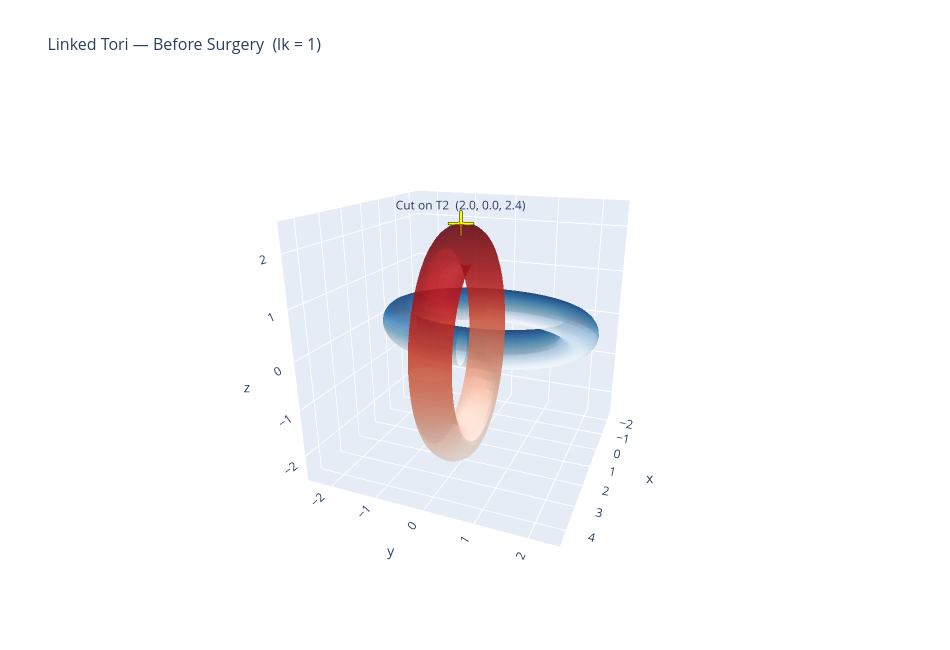

Notebook source saved alongside this figure:
### Markdown cell above
### Example 12.1: Interactive Visualization — Linked Tori (Before Surgery)

Rotate the scene to verify the linking: T₂ (red) threads through the hole of T₁ (blue). The yellow ✕ markers show the **crossing sites** — the disk-removal sites for the surgery.

> **Tip**: hold Shift and drag to pan, use scroll to zoom.

### Code cell
import numpy as np

# Cut site on T2: at U=pi/2 (topmost arc of T2 in xz-plane), V=0 (outer tube surface)
# T2 core at U=pi/2: (R + R*cos(pi/2), 0, R*sin(pi/2)) = (R, 0, R)
# Outermost tube point at V=0: (R, 0, R+r) -- far from T1 (z~0 plane)
cut_site_T2 = (R, 0.0, R + r)        # = (2.0, 0.0, 2.4)
cut_sites = np.array([cut_site_T2])

fig_before = go.Figure()

fig_before.add_trace(go.Surface(
    x=X1, y=Y1, z=Z1,
    colorscale='Blues',
    opacity=0.65,
    name='T1 (xy-plane, fixed)',
    showscale=False,
    hovertemplate='T1  x=%{x:.2f}  y=%{y:.2f}  z=%{z:.2f}<extra></extra>',
))

fig_before.add_trace(go.Surface(
    x=X2, y=Y2, z=Z2,
    colorscale='Reds',
    opacity=0.65,
    name='T2 (xz-plane, will be cut)',
    showscale=False,
    hovertemplate='T2  x=%{x:.2f}  y=%{y:.2f}  z=%{z:.2f}<extra></extra>',
))

fig_before.add_trace(go.Scatter3d(
    x=cut_sites[:, 0], y=cut_sites[:, 1], z=cut_sites[:, 2],
    mode='markers+text',
    marker=dict(size=14, color='yellow', symbol='cross',
                line=dict(color='black', width=2)),
    text=[f'Cut on T2  ({cut_site_T2[0]:.1f}, {cut_site_T2[1]:.1f}, {cut_site_T2[2]:.1f})'],
    textposition='top center',
    name='Cut site D² on T2',
))

print(f'Cut site on T2:  {cut_site_T2}  (top of T2, far from T1)')
print(f'T1 tube z-range: [{-r:.1f}, {r:.1f}]  —  cut site z={cut_site_T2[2]:.1f}  (no conflict)')

fig_before.update_layout(
    title=dict(text='Linked Tori — Before Surgery  (lk = 1)', font=dict(size=16)),
    scene=dict(
        xaxis_title='x', yaxis_title='y', zaxis_title='z',
        camera=dict(eye=dict(x=2.0, y=0.8, z=0.8)),
        aspectmode='cube',
    ),
    legend=dict(x=0.02, y=0.95),
    height=650,
    width=950,
)
fig_before.show()

### Figure 1 — Plotly figure (JSON) as saved in the notebook; plotly's stock layout.template omitted (floating-point values rounded to 4 significant figures; data arrays with more than 128 entries replaced by an {"elided": "..."} marker saying what was removed)
{"data": [{"colorscale": [[0.0, "rgb(247,251,255)"], [0.125, "rgb(222,235,247)"], [0.25, "rgb(198,219,239)"], [0.375, "rgb(158,202,225)"], [0.5, "rgb(107,174,214)"], [0.625, "rgb(66,146,198)"], [0.75, "rgb(33,113,181)"], [0.875, "rgb(8,81,156)"], [1.0, "rgb(8,48,107)"]], "hovertemplate": "T1  x=%{x:.2f}  y=%{y:.2f}  z=%{z:.2f}<extra></extra>", "name": "T1 (xy-plane, fixed)", "opacity": 0.65, "showscale": false, "type": "surface", "x": {"elided": "25x50 float values"}, "y": {"elided": "25x50 float values"}, "z": {"elided": "25x50 float values"}}, {"colorscale": [[0.0, "rgb(255,245,240)"], [0.125, "rgb(254,224,210)"], [0.25, "rgb(252,187,161)"], [0.375, "rgb(252,146,114)"], [0.5, "rgb(251,106,74)"], [0.625, "rgb(239,59,44)"], [0.75, "rgb(203,24,29)"], [0.875, "rgb(165,15,21)"], [1.0, "rgb(103,0,13)"]], "hovertemplate": "T2  x=%{x:.2f}  y=%{y:.2f}  z=%{z:.2f}<extra></extra>", "name": "T2 (xz-plane, will be cut)", "opacity": 0.65, "showscale": false, "type": "surface", "x": {"elided": "25x50 float values"}, "y": {"elided": "25x50 float values"}, "z": {"elided": "25x50 float values"}}, {"marker": {"color": "yellow", "line": {"color": "black", "width": 2}, "size": 14, "symbol": "cross"}, "mode": "markers+text", "name": "Cut site D² on T2", "text": ["Cut on T2  (2.0, 0.0, 2.4)"], "textposition": "top center", "type": "scatter3d", "x": [2.0], "y": [0.0], "z": [2.4]}], "layout": {"height": 650, "legend": {"x": 0.02, "y": 0.95}, "scene": {"aspectmode": "cube", "camera": {"eye": {"x": 2.0, "y": 0.8, "z": 0.8}}, "xaxis": {"title": {"text": "x"}}, "yaxis": {"title": {"text": "y"}}, "zaxis": {"title": {"text": "z"}}}, "title": {"font": {"size": 16}, "text": "Linked Tori — Before Surgery  (lk = 1)"}, "width": 950}}
